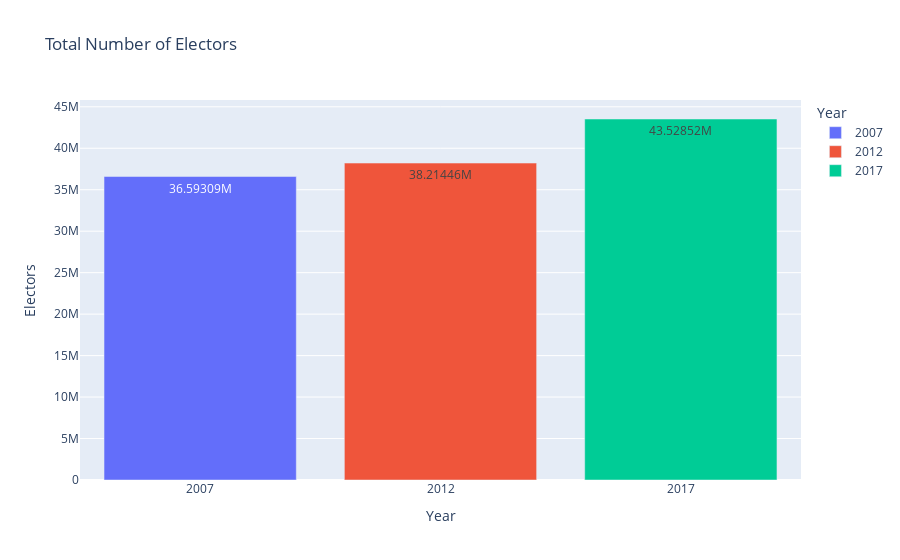

This figure's notebook cell:
### Code cell
px.bar(x='Year', y='Electors', data_frame=df_total_votes, color='Year', title="Total Number of Electors", text_auto=True)

### Figure 1 — Plotly figure (JSON) as saved in the notebook; plotly's stock layout.template omitted (floating-point values rounded to 4 significant figures)
{"data": [{"alignmentgroup": "True", "hovertemplate": "Year=%{x}<br>Electors=%{y}<extra></extra>", "legendgroup": "2007", "marker": {"color": "#636efa", "pattern": {"shape": ""}}, "name": "2007", "offsetgroup": "2007", "orientation": "v", "showlegend": true, "textposition": "auto", "texttemplate": "%{y}", "type": "bar", "x": ["2007"], "xaxis": "x", "y": [36593090], "yaxis": "y"}, {"alignmentgroup": "True", "hovertemplate": "Year=%{x}<br>Electors=%{y}<extra></extra>", "legendgroup": "2012", "marker": {"color": "#EF553B", "pattern": {"shape": ""}}, "name": "2012", "offsetgroup": "2012", "orientation": "v", "showlegend": true, "textposition": "auto", "texttemplate": "%{y}", "type": "bar", "x": ["2012"], "xaxis": "x", "y": [38214460], "yaxis": "y"}, {"alignmentgroup": "True", "hovertemplate": "Year=%{x}<br>Electors=%{y}<extra></extra>", "legendgroup": "2017", "marker": {"color": "#00cc96", "pattern": {"shape": ""}}, "name": "2017", "offsetgroup": "2017", "orientation": "v", "showlegend": true, "textposition": "auto", "texttemplate": "%{y}", "type": "bar", "x": ["2017"], "xaxis": "x", "y": [43528519], "yaxis": "y"}], "layout": {"autosize": true, "barmode": "relative", "legend": {"title": {"text": "Year"}, "tracegroupgap": 0}, "title": {"text": "Total Number of Electors"}, "xaxis": {"anchor": "y", "autorange": true, "categoryarray": ["2007", "2012", "2017"], "categoryorder": "array", "domain": [0, 1], "range": [-0.5, 2.5], "title": {"text": "Year"}, "type": "category"}, "yaxis": {"anchor": "x", "autorange": true, "domain": [0, 1], "range": [0, 45820000.0], "title": {"text": "Electors"}, "type": "linear"}}}
